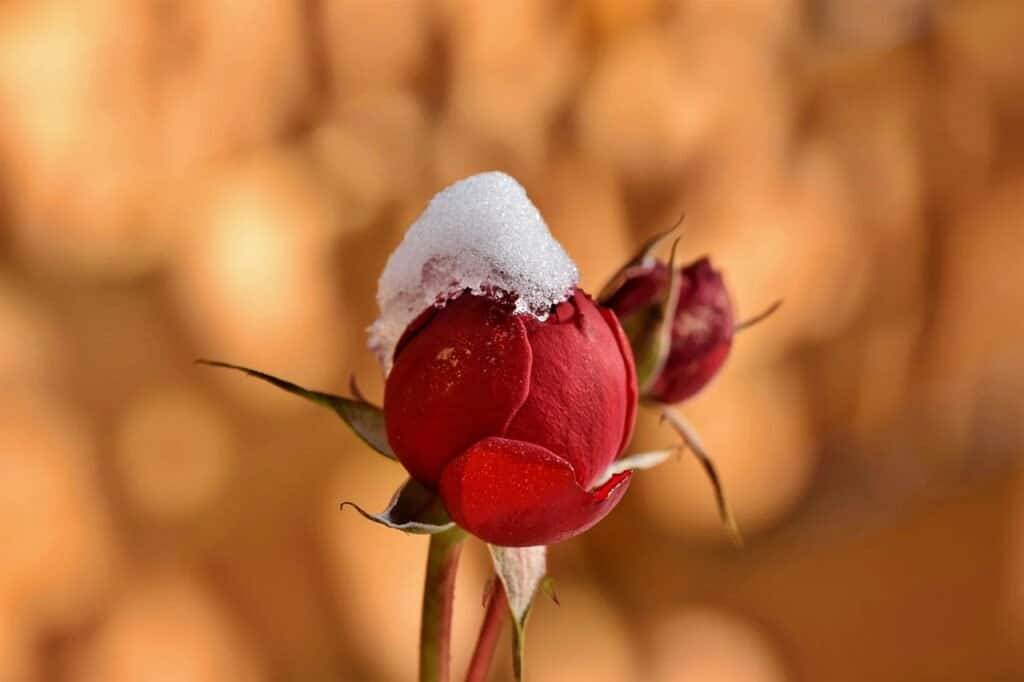
#> input picture test.jpg, 1024 x 682 px
$ jupyter execute lecture5.ipynb
#> lines starting #> are read from the running program, lines starting #| are printed output that depends on the picture; after the words box and inside, x2 and y2 are one past the last pixel; in counts of white or black regions, pixels touching at a corner belong together
[cell 1]
#importing the libraries
import cv2
import numpy as np

img = cv2.imread('test.jpg')
#> img is the input picture: shape (682, 1024, 3); mean B, G, R 60.4, 110.8, 184

#prints dimensions of the image
print(img.shape) # 높이, 넓이, 채널
#| (682, 1024, 3)

#display the image
cv2.imshow("original",img)
cv2.waitKey(0)
cv2.destroyAllWindows()

[cell 2]
#slicing to crop the image
#cropped = img[start_row:end_row, start_col:end_col]
cropped_image = img[80:280, 150:330]
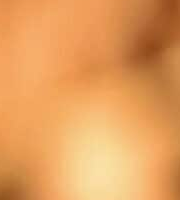
#> cropped_image: shape (200, 180, 3); mean B, G, R 93.1, 159, 228.6

#display the cropped the image
cv2.imshow("cropped",cropped_image)
cv2.waitKey(0)
cv2.destroyAllWindows()

[cell 3]
#dividing an image into small patches using cropping
img = cv2.imread("./test.jpg")
image_copy = img.copy()
imgheight=img.shape[0]
#> imgheight = 682
imgwidth=img.shape[1]
#> imgwidth = 1024

[cell 4]
M=76
N=104
x1=0
y1=0

for y in range(0,imgheight,M) :
    for x in range(0,imgwidth, N):
        if(imgheight-y)<M or (imgwidth-x)<N:
            break
        y1=y+M
        x1=x+N

        #check whether the patch width or height exceeds the image width or height
        if x1 >= imgwidth and y1>=imgheight:
            x1 = imgwidth-1
            y1 = imgheight-1

            #crop into patches of size MxN
            tiles = image_copy[y:y+M, x:x+N]

            #save each patch into file directory
            # str() 함수는 parameter를 문자열로 변환시켜주는 역할
            cv2.imwrite('saved_patches/'+'tile'+str(x)+'_'+str(y)+'.jpg',tiles)
            cv2.rectangle(img, (x,y), (x1,y1), (0,255,0),1) #img 이미지에 (x, y)에서 (x1, y1)까지의 좌표로 초록색 사각형

        elif y1>= imgheight: #when patch height exceeds the image height
            y1 = imgheight -1
            #crop into patches of size MxN
            tiles = image_copy[y:y+M, x:x+N]
            #save each patch into file directory
            cv2.imwrite('saved_patches/'+tile+str(x)+'_'+str(y)+'.jpg'+tiles)
            cv2.rectangle(img,(x,y),(x1,y1),(0,255,0),1)
        elif x1 >= imgwidth-1 :
        #crop into patches of size MxN
            tiles = image_copy[y:y+M, x:x+N]
            #save each patch into file directory
            cv2.imwrite('saved_patches/'+'tile'+str(x)+'_'+str(y)+'.jpg', tiles)
            cv2.rectangle(img, (x, y), (x1, y1), (0, 255, 0), 1)
        else:
            #crop into patches of size MxN
            tiles = image_copy[y:y+M, x:x+N]
            #Save each patch into file directory
            cv2.imwrite('saved_patches/'+'tile'+str(x)+'_'+str(y)+'.jpg', tiles)
            cv2.rectangle(img, (x, y), (x1, y1), (0, 255, 0), 1)
#> this loop made 9 passes
#> pass 1, `cv2.imwrite('saved_patches/'+'tile'+str(x)+'_'+str(y)+'.jpg', tiles)`:
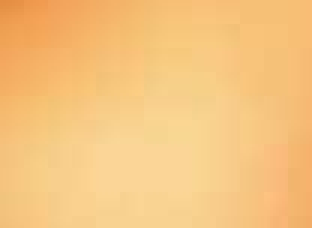
#> saved as tile0_0.jpg: shape (76, 104, 3) (shown 3 times larger); mean B, G, R 126.6, 196.7, 247
#> pass 1, `cv2.imwrite('saved_patches/'+'tile'+str(x)+'_'+str(y)+'.jpg', tiles)`:
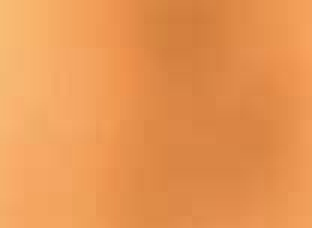
#> saved as tile104_0.jpg: shape (76, 104, 3) (shown 3 times larger); mean B, G, R 83.3, 150.3, 232.1
#> pass 1, `cv2.imwrite('saved_patches/'+'tile'+str(x)+'_'+str(y)+'.jpg', tiles)`:
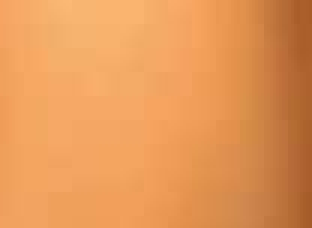
#> saved as tile208_0.jpg: shape (76, 104, 3) (shown 3 times larger); mean B, G, R 87.1, 152.4, 230
#> pass 1, `cv2.imwrite('saved_patches/'+'tile'+str(x)+'_'+str(y)+'.jpg', tiles)`:
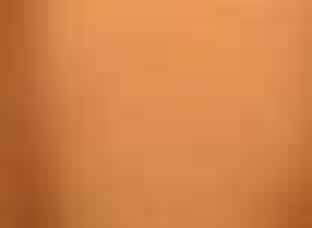
#> saved as tile312_0.jpg: shape (76, 104, 3) (shown 3 times larger); mean B, G, R 72.7, 131.2, 208.1
#> after the loop:
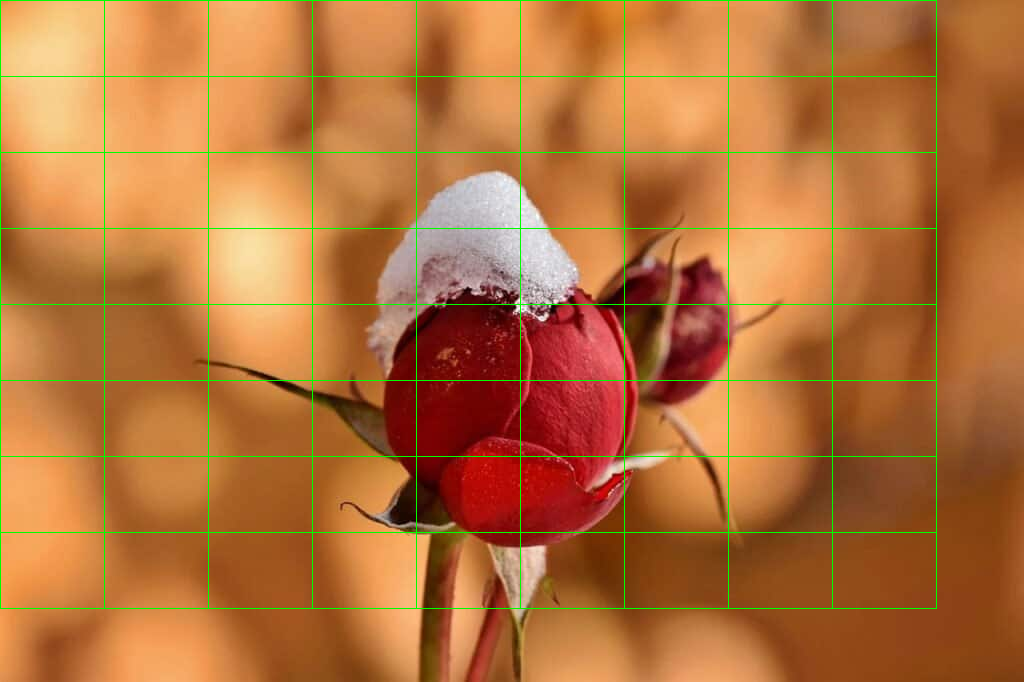
#> img: shape (682, 1024, 3); 2.07% of pixels changed, all inside (x1, y1, x2, y2) = (0, 0, 937, 609)
#> after the loop:
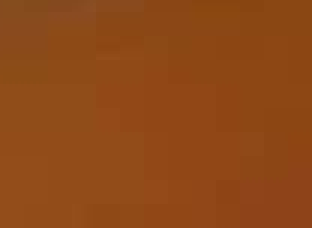
#> tiles: shape (76, 104, 3) (shown 3 times larger); mean B, G, R 23, 72.7, 142.6

$ run again, with cube1.jpg copied over test.jpg
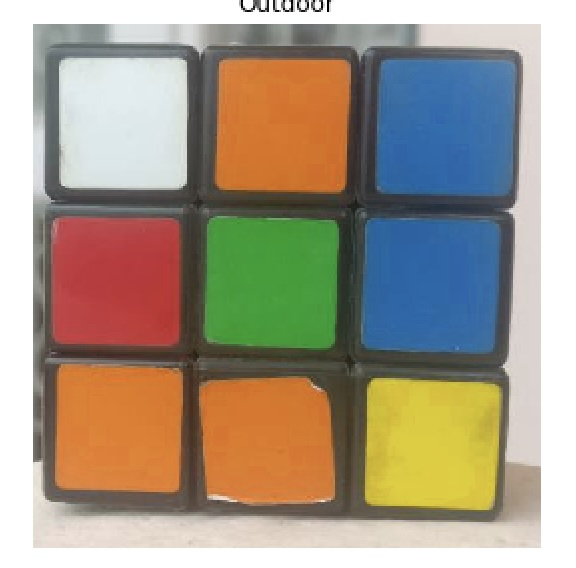
#> input picture cube1.jpg, 576 x 568 px
#> img is the input picture: shape (568, 576, 3); mean B, G, R 135.9, 153.4, 164.7
#| (568, 576, 3)
#> after the loop `for y in range(0,imgheight,M) :`:
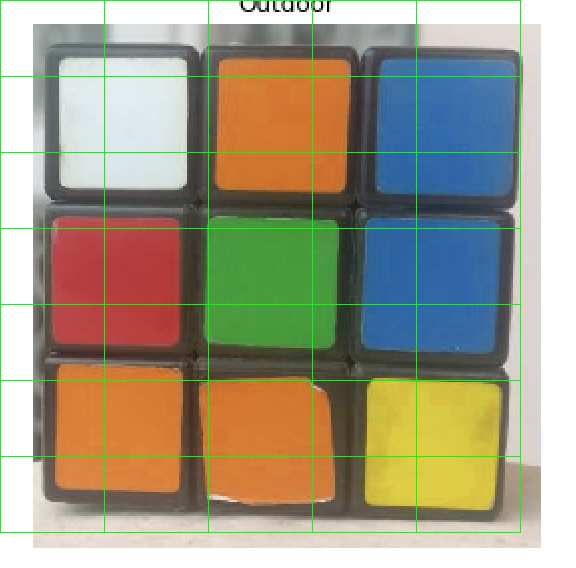
#> img: shape (568, 576, 3); 2.24% of pixels changed, all inside (x1, y1, x2, y2) = (0, 0, 521, 533)
#> after the loop `for y in range(0,imgheight,M) :`:
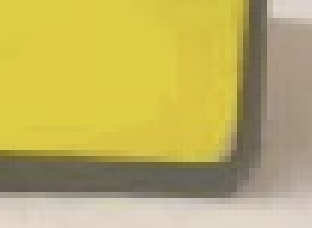
#> tiles: shape (76, 104, 3) (shown 3 times larger); mean B, G, R 97.6, 175.8, 190
